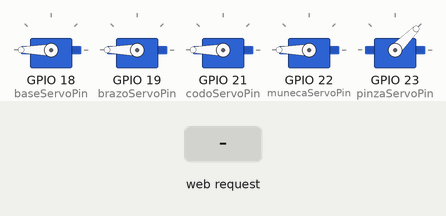
A sketch run on a simulated ESP32. Shown: 5 × servo. The inputs (shaded band) are chosen by the test bench. WiFi joins after 1.5 s; servers stay silent unless stated; what the sketch prints to the serial monitor is not drawn.

Above: at 3.2 s.
3.3 s: HTTP request GET /setBaseServo?angle=1 received
At 3.6 s:
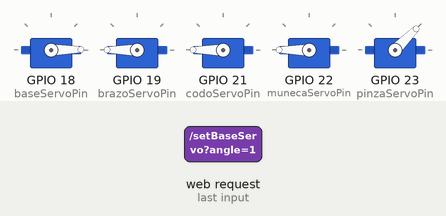
4.8 s: HTTP request GET /setBaseServo?angle=120 received
At 5.9 s:
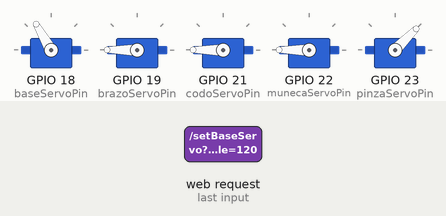
6.3 s: HTTP request GET /setBrazoServo?angle=1 received
At 7.0 s:
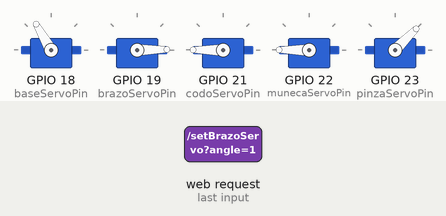
7.8 s: HTTP request GET /setBaseServo?angle=0 received
At 8.2 s:
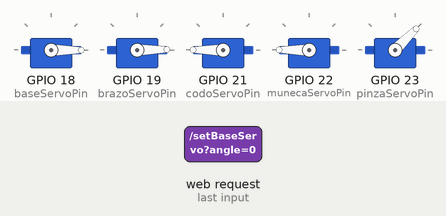
9.3 s: HTTP request GET /setBrazoServo?angle=120 received
At 10.5 s:
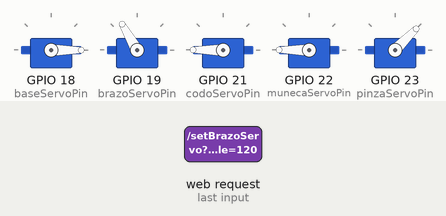
10.8 s: HTTP request GET /setCodoServo?angle=1 received
At 11.7 s:
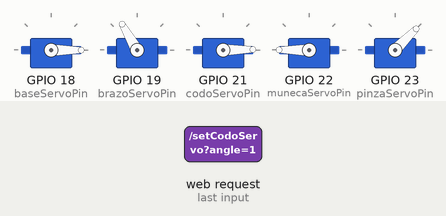
Timing chart, 0 to 13.3 s (numbered marks = the images above; inputs shaded):
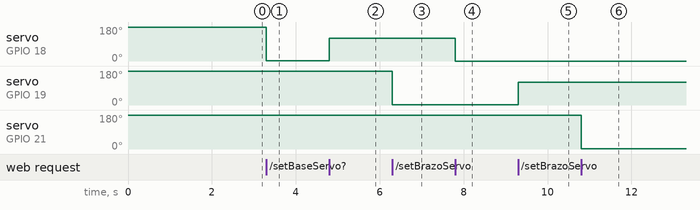

The sketch:

brazo.ino
```cpp
#include <WiFi.h>
#include <WebServer.h>
#include <ESP32Servo.h>

const char* ssid = "NETLIFE-VEGA";       // Nombre de tu red WiFi
const char* password = "A99n&G90t#";     // Contraseña de tu red WiFi

WebServer server(80);                     // Objeto para el servidor web

// Definición de pines para cada servo
int baseServoPin = 18;
int brazoServoPin = 19;
int codoServoPin = 21;
int munecaServoPin = 22;
int pinzaServoPin = 23;

// Objetos para controlar cada servo
Servo baseServo;
Servo brazoServo;
Servo codoServo;
Servo munecaServo;
Servo pinzaServo;

void setup() {
    Serial.begin(115200);

    // Conexión a la red WiFi
    WiFi.begin(ssid, password);
    while (WiFi.status() != WL_CONNECTED) {
        delay(1000);
        Serial.println("Conectando a WiFi...");
    }
    Serial.println("Conectado a WiFi");
    Serial.print("Dirección IP: ");
    Serial.println(WiFi.localIP()); // Imprime la dirección IP asignada

    // Inicialización de todos los servos
    baseServo.attach(baseServoPin);
    baseServo.write(270); // Establece la posición inicial

    brazoServo.attach(brazoServoPin);
    brazoServo.write(180);

    codoServo.attach(codoServoPin);
    codoServo.write(180);

    munecaServo.attach(munecaServoPin);
    munecaServo.write(180);

    pinzaServo.attach(pinzaServoPin);
    pinzaServo.write(45);

    // Configuración del servidor web
    server.on("/", HTTP_GET, [](){
        server.send(200, "text/html", "<h1>Servidor ESP32</h1><p>Control de Servos</p>");
    });

    // Rutas para controlar los servos individualmente
    server.on("/setBaseServo", HTTP_GET, [](){
        handleServoControl(baseServo, "base_brazo");
    });

    server.on("/setBrazoServo", HTTP_GET, [](){
        handleServoControl(brazoServo, "brazo_brazo");
    });

    server.on("/setCodoServo", HTTP_GET, [](){
        handleServoControl(codoServo, "codo_brazo");
    });

    server.on("/setMunecaServo", HTTP_GET, [](){
        handleServoControl(munecaServo, "muneca_brazo");
    });

    server.on("/setPinzaServo", HTTP_GET, [](){
        handleServoControl(pinzaServo, "pinza_brazo");
    });

    server.begin();
    Serial.println("Servidor web iniciado");
}

void loop() {
    server.handleClient(); // Maneja las solicitudes entrantes
}

// Función para manejar el control de los servos
void handleServoControl(Servo& servo, const char* sliderId) {
    if (server.hasArg("angle")) {
        int angle = server.arg("angle").toInt();
        servo.write(angle); // Ajusta el ángulo del servo
        server.send(200, "text/plain", String(sliderId) + " ajustado a: " + String(angle));
    } else {
        server.send(400, "text/plain", "Petición inválida");
    }
}
```

Measured:
- after the input at 3.3 s, servo on GPIO 18 (baseServoPin): 180° → 1° at once
- after the input at 4.8 s, servo on GPIO 18 (baseServoPin): 1° → 120° at once
- after the input at 6.3 s, servo on GPIO 19 (brazoServoPin): 180° → 1° at once
- after the input at 7.8 s, servo on GPIO 18 (baseServoPin): 120° → 0° at once
- after the input at 9.3 s, servo on GPIO 19 (brazoServoPin): 1° → 120° at once
- after the input at 10.8 s, servo on GPIO 21 (codoServoPin): 180° → 1° at once
